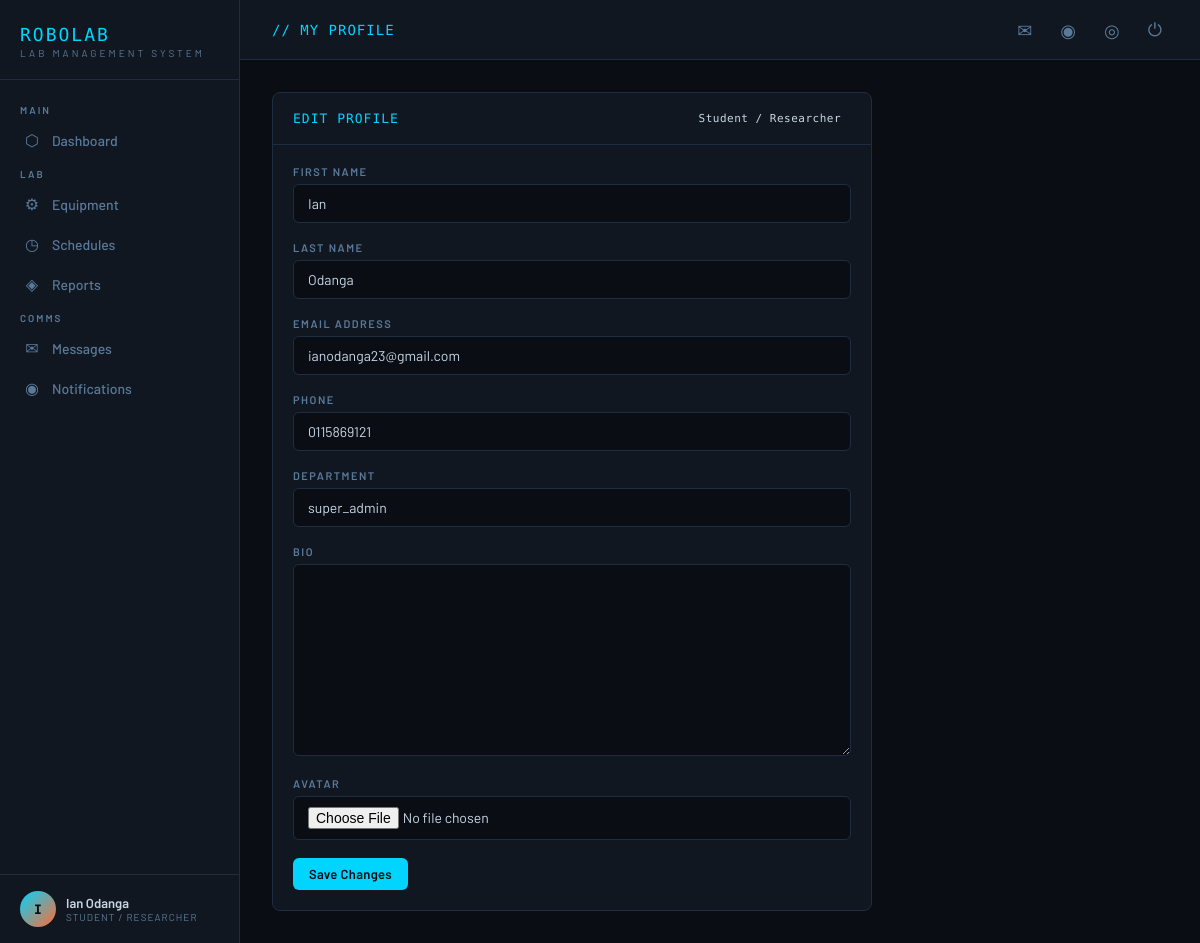
The page /accounts/profile/ (signed in) on the database its author committed.
### accounts/models.py (models this page shows, shortened)
class User(AbstractUser):
    ROLE_ADMIN = 'admin'
    ROLE_TECHNICIAN = 'technician'
    ROLE_RESEARCHER = 'researcher'
    ROLE_CHOICES = [
        (ROLE_ADMIN, 'Admin'),
        (ROLE_TECHNICIAN, 'Lab Technician'),
        (ROLE_RESEARCHER, 'Student / Researcher'),
    ]
    role = models.CharField(max_length=20, choices=ROLE_CHOICES, default=ROLE_RESEARCHER)
    phone = models.CharField(max_length=20, blank=True)
    department = models.CharField(max_length=100, blank=True)
    bio = models.TextField(blank=True)
    avatar = models.ImageField(upload_to='avatars/', blank=True, null=True)
    def is_admin(self):
        return self.role == self.ROLE_ADMIN

### accounts/views.py (the view)
# urls.py: path('profile/', views.profile, name='profile'),
@login_required
def profile(request):
    if request.method == 'POST':
        form = ProfileForm(request.POST, request.FILES, instance=request.user)
        if form.is_valid():
            form.save()
            messages.success(request, 'Profile updated successfully.')
            return redirect('accounts:profile')
    else:
        form = ProfileForm(instance=request.user)
    return render(request, 'accounts/profile.html', {'form': form})

### accounts/forms.py
class ProfileForm(forms.ModelForm):
    class Meta:
        model = User
        fields = ('first_name', 'last_name', 'email', 'phone', 'department', 'bio', 'avatar')
    def __init__(self, *args, **kwargs):
        super().__init__(*args, **kwargs)
        for field in self.fields.values():
            field.widget.attrs['class'] = 'form-control'

### core/context_processors.py (called while the page is built)
def unread_counts(request):
    if request.user.is_authenticated:
        unread_count = Message.objects.filter(recipient=request.user, is_read=False).count()
        unread_notifications = Notification.objects.filter(user=request.user, is_read=False).count()
    else:
        unread_count = 0
        unread_notifications = 0
    return {
        'unread_count': unread_count,
        'unread_notifications': unread_notifications,
    }

### templates/accounts/profile.html (shortened to what this page needs)
{% extends 'base.html' %}
{% block page_title %}// MY PROFILE{% endblock %}
{% block content %}
<div style="max-width:600px;">
  <div class="card">
    <div class="card-header">
      <span class="card-title">Edit Profile</span>
      <span class="badge-status badge-{{ user.role }}">{{ user.get_role_display }}</span>
    </div>
    <div class="card-body">
      <form method="post" enctype="multipart/form-data">
        {% for field in form %}
        <div class="form-group">
          <label class="form-label">{{ field.label }}</label>
          {{ field }}
        </div>
        {% endfor %}
        <button type="submit" class="btn btn-primary">Save Changes</button>
      </form>
    </div>
  </div>
</div>
{% endblock %}

### templates/base.html (shortened to what this page needs)
<!DOCTYPE html>
<html lang="en">
<head>
</head>
<body>
{% if user.is_authenticated %}
<aside class="sidebar">
  <div class="sidebar-logo">
    <div class="logo-text">ROBOLAB</div>
    <div class="logo-sub">Lab Management System</div>
  </div>
  <nav class="sidebar-nav">
    <div class="nav-section">Main</div>
    <a href="{% url 'core:dashboard' %}" class="nav-link {% if request.resolver_match.app_name == 'core' %}active{% endif %}">
      <span class="nav-icon">⬡</span> Dashboard
    </a>
    <div class="nav-section">Lab</div>
    <a href="{% url 'inventory:equipment_list' %}" class="nav-link {% if request.resolver_match.app_name == 'inventory' %}active{% endif %}">
      <span class="nav-icon">⚙</span> Equipment
    </a>
    <a href="{% url 'schedules:session_list' %}" class="nav-link {% if request.resolver_match.app_name == 'schedules' %}active{% endif %}">
      <span class="nav-icon">◷</span> Schedules
    </a>
    <a href="{% url 'lab_reports:report_list' %}" class="nav-link {% if request.resolver_match.app_name == 'lab_reports' %}active{% endif %}">
      <span class="nav-icon">◈</span> Reports
    </a>
    <div class="nav-section">Comms</div>
    <a href="{% url 'messaging_app:inbox' %}" class="nav-link {% if request.resolver_match.app_name == 'messaging_app' %}active{% endif %}">
      <span class="nav-icon">✉</span> Messages
    </a>
    <a href="{% url 'messaging_app:notifications' %}" class="nav-link">
      <span class="nav-icon">◉</span> Notifications
    </a>
  </nav>
  <div class="sidebar-user">
    <div class="user-avatar">{{ user.username|first|upper }}</div>
    <div class="user-info">
      <div class="user-name">{{ user.get_full_name|default:user.username }}</div>
      <div class="user-role">{{ user.get_role_display }}</div>
    </div>
  </div>
</aside>
{% endif %}
<div class="main">
  {% if user.is_authenticated %}
  <div class="topbar">
    <div class="page-title">{% block page_title %}DASHBOARD{% endblock %}</div>
    <div class="topbar-actions">
      <a href="{% url 'messaging_app:inbox' %}" class="topbar-btn" title="Messages">
        ✉
      </a>
      <a href="{% url 'messaging_app:notifications' %}" class="topbar-btn" title="Notifications">◉</a>
      <a href="{% url 'accounts:profile' %}" class="topbar-btn" title="Profile">◎</a>
      <a href="{% url 'accounts:logout' %}" class="topbar-btn" title="Logout">⏻</a>
    </div>
  </div>
  {% endif %}
  <div class="content">
    {% block content %}{% endblock %}
  </div>
</div>
</body>
</html>

### templates/base.html (style rules this page uses)
:root { --bg: #0a0e14; --surface: #111720; --surface2: #1a2233; --border: #1e2d42; --accent: #00d4ff; --accent2: #ff6b35; --green: #00ff88; --text: #c8d6e5; --text-dim: #5a7a9a; --danger: #ff4757; --warning: #ffa502; --mono: 'Share Tech Mono', monospace; --sans: 'Barlow', sans-serif; --nav-w: 240px; }
*, *::before, *::after { box-sizing: border-box; margin: 0; padding: 0; }
body { background: var(--bg); color: var(--text); font-family: var(--sans); font-size: 15px; min-height: 100vh; display: flex; }
.sidebar { width: var(--nav-w); background: var(--surface); border-right: 1px solid var(--border); display: flex; flex-direction: column; position: fixed; top: 0; left: 0; bottom: 0; z-index: 100; }
.sidebar-logo { padding: 24px 20px 20px; border-bottom: 1px solid var(--border); }
.logo-text { font-family: var(--mono); font-size: 18px; color: var(--accent); letter-spacing: 2px; }
.logo-sub { font-size: 10px; color: var(--text-dim); letter-spacing: 3px; text-transform: uppercase; margin-top: 2px; }
.sidebar-nav { flex: 1; padding: 16px 0; overflow-y: auto; }
.nav-section { padding: 8px 20px 4px; font-size: 10px; color: var(--text-dim); text-transform: uppercase; letter-spacing: 2px; font-weight: 600; }
.nav-link { display: flex; align-items: center; gap: 10px; padding: 10px 20px; color: var(--text-dim); text-decoration: none; font-size: 14px; font-weight: 500; transition: all 0.15s; border-left: 2px solid transparent; position: relative; }
.nav-icon { font-size: 16px; width: 20px; text-align: center; }
.sidebar-user { padding: 16px 20px; border-top: 1px solid var(--border); display: flex; align-items: center; gap: 10px; }
.user-avatar { width: 36px; height: 36px; border-radius: 50%; background: linear-gradient(135deg, var(--accent), var(--accent2)); display: flex; align-items: center; justify-content: center; font-family: var(--mono); font-size: 13px; color: var(--bg); font-weight: bold; flex-shrink: 0; }
.user-info { flex: 1; min-width: 0; }
.user-name { font-size: 13px; font-weight: 600; white-space: nowrap; overflow: hidden; text-overflow: ellipsis; }
.user-role { font-size: 10px; color: var(--text-dim); text-transform: uppercase; letter-spacing: 1px; }
.main { margin-left: var(--nav-w); flex: 1; display: flex; flex-direction: column; min-height: 100vh; }
.topbar { background: var(--surface); border-bottom: 1px solid var(--border); padding: 0 32px; height: 60px; display: flex; align-items: center; justify-content: space-between; position: sticky; top: 0; z-index: 50; }
.page-title { font-family: var(--mono); font-size: 14px; color: var(--accent); letter-spacing: 1px; }
.topbar-actions { display: flex; align-items: center; gap: 16px; }
.topbar-btn { background: none; border: none; color: var(--text-dim); cursor: pointer; font-size: 18px; padding: 6px; border-radius: 6px; transition: color 0.15s; text-decoration: none; display: inline-flex; align-items: center; position: relative; }
.content { padding: 32px; flex: 1; }
.card { background: var(--surface); border: 1px solid var(--border); border-radius: 8px; overflow: hidden; }
.card-header { padding: 16px 20px; border-bottom: 1px solid var(--border); display: flex; align-items: center; justify-content: space-between; }
.card-title { font-family: var(--mono); font-size: 13px; color: var(--accent); letter-spacing: 1px; text-transform: uppercase; }
.card-body { padding: 20px; }
.badge-status { display: inline-block; padding: 3px 10px; border-radius: 4px; font-family: var(--mono); font-size: 11px; letter-spacing: 0.5px; font-weight: 500; }
.btn { display: inline-flex; align-items: center; gap: 6px; padding: 8px 16px; border-radius: 6px; border: none; font-family: var(--sans); font-size: 13px; font-weight: 600; cursor: pointer; text-decoration: none; transition: all 0.15s; letter-spacing: 0.3px; }
.btn-primary { background: var(--accent); color: var(--bg); }
.form-group { margin-bottom: 18px; }
.form-label { display: block; font-size: 11px; text-transform: uppercase; letter-spacing: 1.5px; color: var(--text-dim); margin-bottom: 6px; font-weight: 600; }
.form-control { width: 100%; background: var(--bg); border: 1px solid var(--border); color: var(--text); padding: 10px 14px; border-radius: 6px; font-family: var(--sans); font-size: 14px; transition: border-color 0.15s; }
textarea.form-control { min-height: 100px; resize: vertical; }

### rows shown on the page
User: username|first "I", get_full_name "Ian Odanga", role "STUDENT / RESEARCHER", role "Student / Researcher", form "Ian" "Odanga" "ianodanga23@gmail.com" "0115869121" "super_admin"

### other values the page prints
{{ field.label }} "FIRST NAME" "LAST NAME" "EMAIL ADDRESS" "PHONE" "DEPARTMENT" "BIO" "AVATAR"
